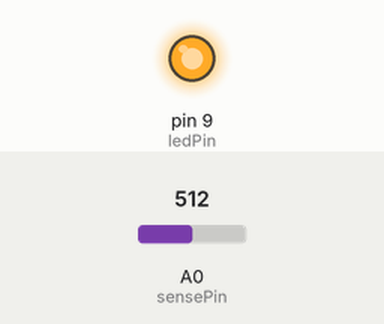
A sketch run on a simulated Arduino Uno, built with avr-gcc and run on an emulated ATmega328P. Parts: output pins drawn as LEDs (lit = HIGH). The test bench sets the inputs (shaded band); at power-on: A0 (sensePin) = 512.

Above: at 1.2 s.
1.3 s: A0 (sensePin) set to 734
2.8 s: A0 (sensePin) set to 762
At 3.8 s:
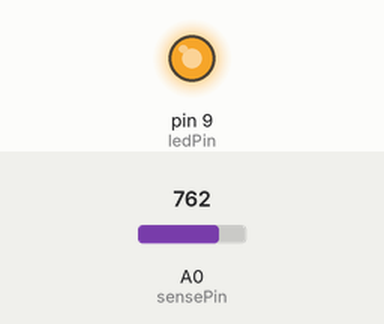
4.3 s: A0 (sensePin) set to 900
At 5.0 s:
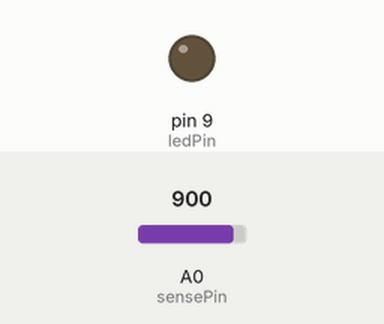
Timing chart, 0 to 7.3 s (numbered marks = the images above; inputs shaded):
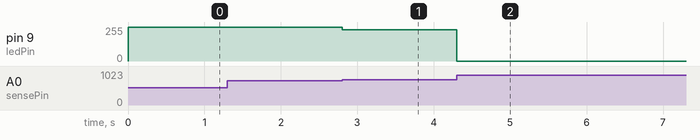

Measured:
- after the input at 1.3 s, every drawn part: stays the same
- after the input at 2.8 s, pin 9 (ledPin): 255/255 → 235/255 at once
- after the input at 4.3 s, pin 9 (ledPin): 235/255 → 0/255 at once

The sketch:

vid_4.1.ino
```cpp
int sensePin = 0;
int ledPin = 9;

void setup()
{
  pinMode(ledPin, OUTPUT);
  analogReference(DEFAULT);
}

void loop()
{
  int val = analogRead(sensePin);
  val = constrain(val, 750, 900);
  int ledLevel = map(val, 750, 900, 255, 0);
  analogWrite(ledPin, ledLevel);

}
```
